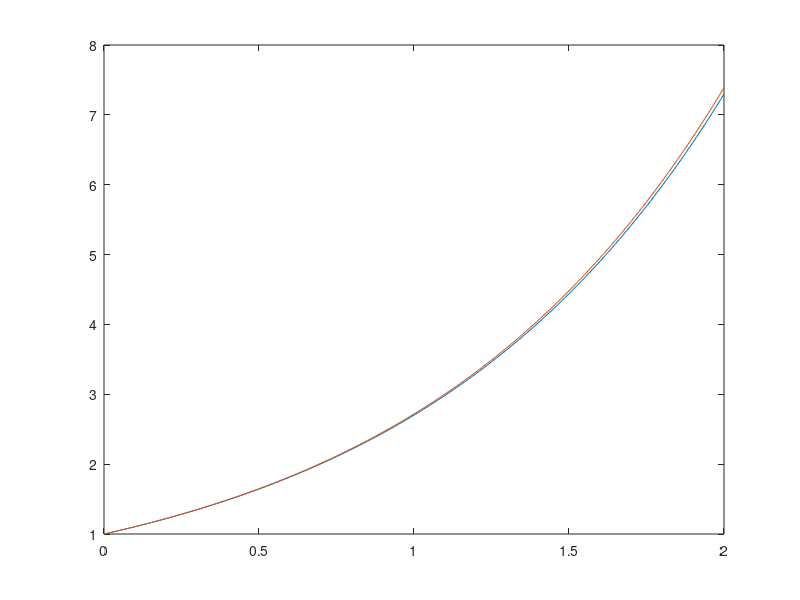

Write MATLAB code to recreate this figure.
clear
T=2;
N=160;
dt=T/N;
t=0:dt:T;

y0=1; %初始條件
y=zeros(1,length(t));
y(1)=y0;
for n=1:length(t)-1
    y(n+1)=y(n)+y(n)*dt;
    
end

plot(t,y,t,exp(t))